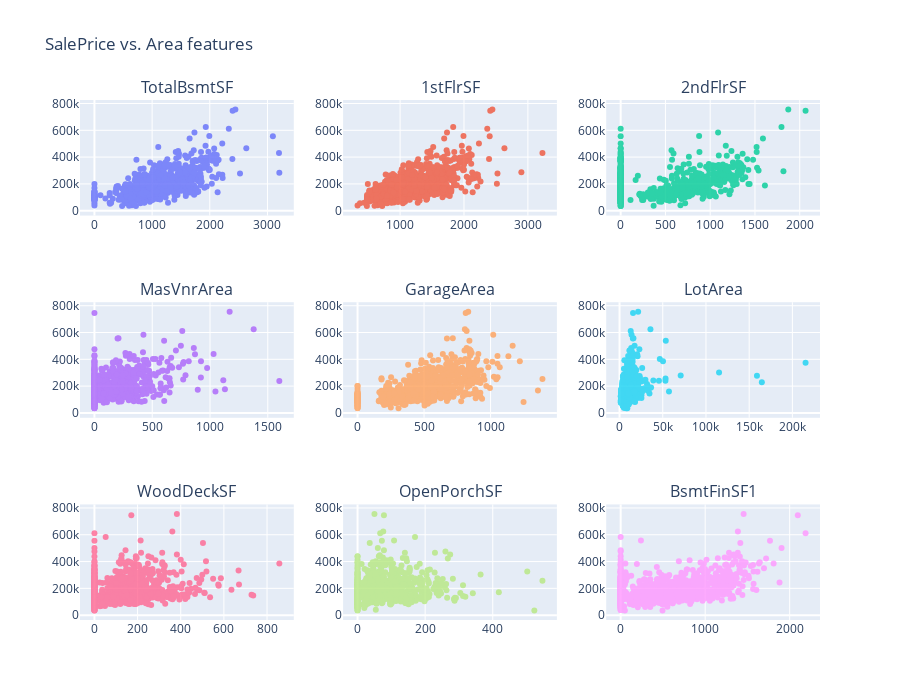

The notebook cell this image was saved under:
### Code cell
nr_rows=3
nr_cols=3

fig = tools.make_subplots(rows=nr_rows, cols=nr_cols, print_grid=False,
                          subplot_titles=area_feat)
                                                                
for row in range(1,nr_rows+1):
    for col in range(1,nr_cols+1): 
        
        i = (row-1) * nr_cols + col-1 #this output 0 - 8
                   
        trace = go.Scatter(x = df_train[area_feat[i]], 
                           y = df_train[target], 
                           name=area_feat[i], 
                           mode="markers", 
                           opacity=0.8)

        fig.append_trace(trace, row, col,)
 
                                                                                                  
fig['layout'].update(height=700, width=900, showlegend=False,
                     title='SalePrice' + ' vs. Area features')
iplot(fig)

### Figure 1 — Plotly figure (JSON) as saved in the notebook; plotly's stock layout.template omitted (floating-point values rounded to 4 significant figures; data arrays with more than 128 entries replaced by an {"elided": "..."} marker saying what was removed)
{"data": [{"mode": "markers", "name": "TotalBsmtSF", "opacity": 0.8, "type": "scatter", "x": {"elided": "1458 int values"}, "xaxis": "x", "y": {"elided": "1458 int values"}, "yaxis": "y"}, {"mode": "markers", "name": "1stFlrSF", "opacity": 0.8, "type": "scatter", "x": {"elided": "1458 int values"}, "xaxis": "x2", "y": {"elided": "1458 int values"}, "yaxis": "y2"}, {"mode": "markers", "name": "2ndFlrSF", "opacity": 0.8, "type": "scatter", "x": {"elided": "1458 int values"}, "xaxis": "x3", "y": {"elided": "1458 int values"}, "yaxis": "y3"}, {"mode": "markers", "name": "MasVnrArea", "opacity": 0.8, "type": "scatter", "x": {"elided": "1458 int values"}, "xaxis": "x4", "y": {"elided": "1458 int values"}, "yaxis": "y4"}, {"mode": "markers", "name": "GarageArea", "opacity": 0.8, "type": "scatter", "x": {"elided": "1458 int values"}, "xaxis": "x5", "y": {"elided": "1458 int values"}, "yaxis": "y5"}, {"mode": "markers", "name": "LotArea", "opacity": 0.8, "type": "scatter", "x": {"elided": "1458 int values"}, "xaxis": "x6", "y": {"elided": "1458 int values"}, "yaxis": "y6"}, {"mode": "markers", "name": "WoodDeckSF", "opacity": 0.8, "type": "scatter", "x": {"elided": "1458 int values"}, "xaxis": "x7", "y": {"elided": "1458 int values"}, "yaxis": "y7"}, {"mode": "markers", "name": "OpenPorchSF", "opacity": 0.8, "type": "scatter", "x": {"elided": "1458 int values"}, "xaxis": "x8", "y": {"elided": "1458 int values"}, "yaxis": "y8"}, {"mode": "markers", "name": "BsmtFinSF1", "opacity": 0.8, "type": "scatter", "x": {"elided": "1458 int values"}, "xaxis": "x9", "y": {"elided": "1458 int values"}, "yaxis": "y9"}], "layout": {"annotations": [{"font": {"size": 16}, "showarrow": false, "text": "TotalBsmtSF", "x": 0.1444, "xanchor": "center", "xref": "paper", "y": 1, "yanchor": "bottom", "yref": "paper"}, {"font": {"size": 16}, "showarrow": false, "text": "1stFlrSF", "x": 0.5, "xanchor": "center", "xref": "paper", "y": 1, "yanchor": "bottom", "yref": "paper"}, {"font": {"size": 16}, "showarrow": false, "text": "2ndFlrSF", "x": 0.8556, "xanchor": "center", "xref": "paper", "y": 1, "yanchor": "bottom", "yref": "paper"}, {"font": {"size": 16}, "showarrow": false, "text": "MasVnrArea", "x": 0.1444, "xanchor": "center", "xref": "paper", "y": 0.6111, "yanchor": "bottom", "yref": "paper"}, {"font": {"size": 16}, "showarrow": false, "text": "GarageArea", "x": 0.5, "xanchor": "center", "xref": "paper", "y": 0.6111, "yanchor": "bottom", "yref": "paper"}, {"font": {"size": 16}, "showarrow": false, "text": "LotArea", "x": 0.8556, "xanchor": "center", "xref": "paper", "y": 0.6111, "yanchor": "bottom", "yref": "paper"}, {"font": {"size": 16}, "showarrow": false, "text": "WoodDeckSF", "x": 0.1444, "xanchor": "center", "xref": "paper", "y": 0.2222, "yanchor": "bottom", "yref": "paper"}, {"font": {"size": 16}, "showarrow": false, "text": "OpenPorchSF", "x": 0.5, "xanchor": "center", "xref": "paper", "y": 0.2222, "yanchor": "bottom", "yref": "paper"}, {"font": {"size": 16}, "showarrow": false, "text": "BsmtFinSF1", "x": 0.8556, "xanchor": "center", "xref": "paper", "y": 0.2222, "yanchor": "bottom", "yref": "paper"}], "height": 700, "showlegend": false, "title": {"text": "SalePrice vs. Area features"}, "width": 900, "xaxis": {"anchor": "y", "domain": [0, 0.2889]}, "xaxis2": {"anchor": "y2", "domain": [0.3556, 0.6444]}, "xaxis3": {"anchor": "y3", "domain": [0.7111, 1]}, "xaxis4": {"anchor": "y4", "domain": [0, 0.2889]}, "xaxis5": {"anchor": "y5", "domain": [0.3556, 0.6444]}, "xaxis6": {"anchor": "y6", "domain": [0.7111, 1]}, "xaxis7": {"anchor": "y7", "domain": [0, 0.2889]}, "xaxis8": {"anchor": "y8", "domain": [0.3556, 0.6444]}, "xaxis9": {"anchor": "y9", "domain": [0.7111, 1]}, "yaxis": {"anchor": "x", "domain": [0.7778, 1]}, "yaxis2": {"anchor": "x2", "domain": [0.7778, 1]}, "yaxis3": {"anchor": "x3", "domain": [0.7778, 1]}, "yaxis4": {"anchor": "x4", "domain": [0.3889, 0.6111]}, "yaxis5": {"anchor": "x5", "domain": [0.3889, 0.6111]}, "yaxis6": {"anchor": "x6", "domain": [0.3889, 0.6111]}, "yaxis7": {"anchor": "x7", "domain": [0, 0.2222]}, "yaxis8": {"anchor": "x8", "domain": [0, 0.2222]}, "yaxis9": {"anchor": "x9", "domain": [0, 0.2222]}}}
